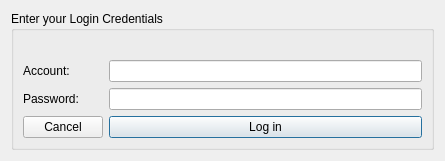
<?xml version="1.0" encoding="UTF-8"?>
<ui version="4.0">
 <class>administrator_login</class>
 <widget class="QDialog" name="administrator_login">
  <property name="geometry">
   <rect>
    <x>0</x>
    <y>0</y>
    <width>445</width>
    <height>154</height>
   </rect>
  </property>
  <property name="windowTitle">
   <string>Login</string>
  </property>
  <property name="windowIcon">
   <iconset resource="../assets/img.qrc">
    <normaloff>:/nfl icon.png</normaloff>:/nfl icon.png</iconset>
  </property>
  <layout class="QVBoxLayout" name="verticalLayout">
   <item>
    <widget class="QGroupBox" name="groupBox">
     <property name="title">
      <string>Enter your Login Credentials</string>
     </property>
     <layout class="QGridLayout" name="gridLayout">
      <item row="1" column="1">
       <widget class="QLineEdit" name="account"/>
      </item>
      <item row="1" column="0">
       <widget class="QLabel" name="label">
        <property name="text">
         <string>Account:</string>
        </property>
       </widget>
      </item>
      <item row="2" column="1">
       <widget class="QLineEdit" name="password">
        <property name="echoMode">
         <enum>QLineEdit::Password</enum>
        </property>
       </widget>
      </item>
      <item row="2" column="0">
       <widget class="QLabel" name="label_2">
        <property name="text">
         <string>Password:</string>
        </property>
       </widget>
      </item>
      <item row="3" column="0">
       <widget class="QPushButton" name="buttonCancel">
        <property name="text">
         <string>Cancel</string>
        </property>
       </widget>
      </item>
      <item row="3" column="1">
       <widget class="QPushButton" name="buttonLogIn">
        <property name="text">
         <string>Log in</string>
        </property>
        <property name="default">
         <bool>true</bool>
        </property>
       </widget>
      </item>
      <item row="0" column="0" colspan="2">
       <widget class="QLabel" name="labelErrorMessage">
        <property name="text">
         <string/>
        </property>
       </widget>
      </item>
     </layout>
    </widget>
   </item>
  </layout>
 </widget>
 <tabstops>
  <tabstop>account</tabstop>
  <tabstop>password</tabstop>
  <tabstop>buttonLogIn</tabstop>
  <tabstop>buttonCancel</tabstop>
 </tabstops>
 <resources>
  <include location="../assets/img.qrc"/>
 </resources>
 <connections/>
</ui>
